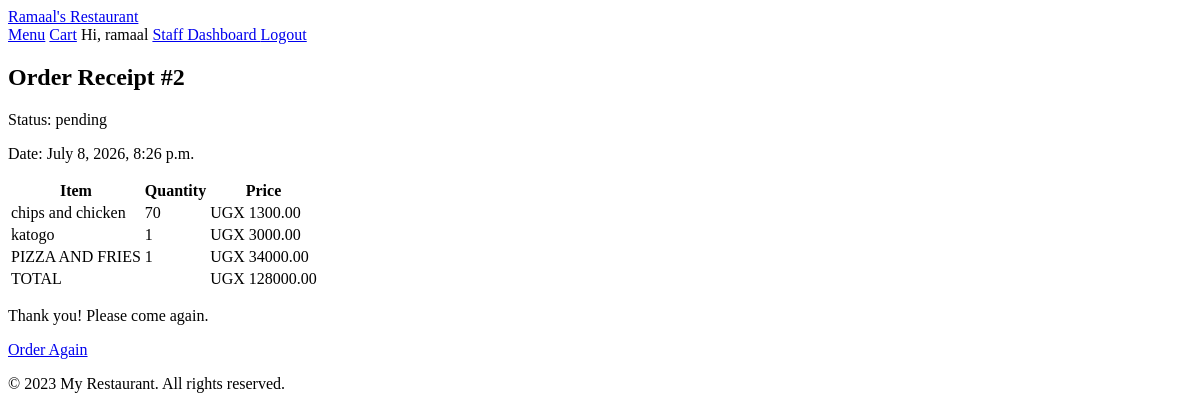
The page /orders/receipt/2/ (signed in) on the database as committed earlier.
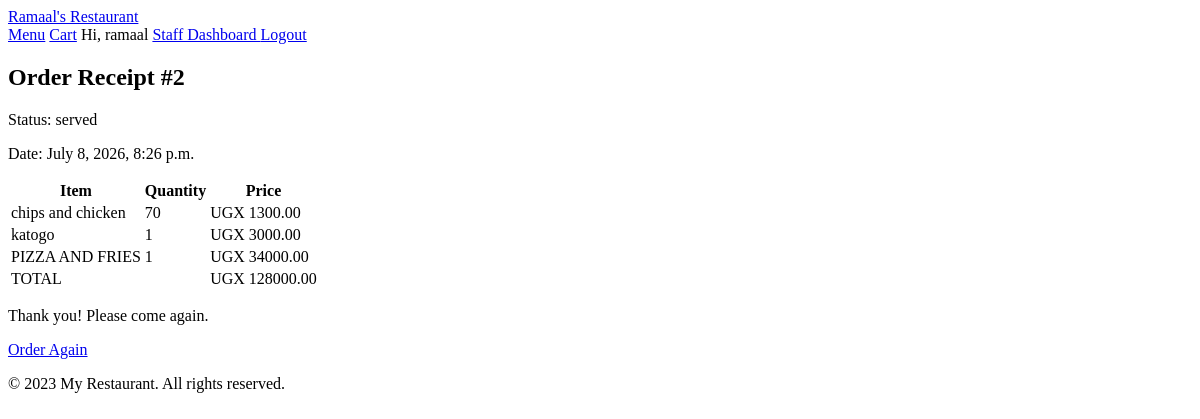
The same page on the database as committed later.
### orders/models.py (models this page shows, shortened)
class Order(models.Model):
    STATUS=[
        ('pending','Pending'),
        ('preparing','Preparing'),
        ('served','Served'),
    ]
    customer = models.ForeignKey(
        settings.AUTH_USER_MODEL,
        null=True,
        blank=True,
        on_delete=models.SET_NULL,
        related_name='orders_placed'
    )
    taken_by = models.ForeignKey(
        settings.AUTH_USER_MODEL,
        null=True,
        blank=True,
        on_delete=models.SET_NULL,
        related_name='orders_handled'
    )
    created_at=models.DateTimeField(auto_now_add=True)
    total_cost=models.DecimalField(max_digits=10,decimal_places=2,default=0)
    status=models.CharField(max_length=20,choices=STATUS,default='pending')

### orders/views.py (the view)
# urls.py: path('receipt/<int:order_id>/',views.receipt,name='receipt'),
@login_required
def receipt(request, order_id):
    order = Order.objects.get(id=order_id)
    items = order.items.all()
    drinks = order.drinks.all()
    context = {
        'order': order,
        'items': items,
        'drinks': drinks,
    }
    return render(request, 'orders/receipt.html', context)

### templates/orders/receipt.html
{% extends 'base.html' %}
{% block content %}
<div class="container mt-4">
    <h2>Order Receipt #{{ order.id }}</h2>
    <p>Status: {{ order.status }}</p>
    <p>Date: {{ order.created_at }}</p>
    <table class="table table-bordered">
        <thead class="table-dark">
            <tr>
                <th>Item</th>
                <th>Quantity</th>
                <th>Price</th>
            </tr>
        </thead>
        <tbody>
            {% for item in items %}
            <tr>
                <td>{{ item.menu_item.name }}</td>
                <td>{{ item.quantity }}</td>
                <td>UGX {{ item.price_at_time_of_order }}</td>
            </tr>
            {% endfor %}
        </tbody>
        <tfoot>
            <tr class="table-success fw-bold">
                <td colspan="2">TOTAL</td>
                <td>UGX {{ order.total_cost }}</td>
            </tr>
        </tfoot>
    </table>
    <p class="text-success fw-bold">Thank you! Please come again.</p>
    <a href="{% url 'menu:menu_list' %}" class="btn btn-primary">
        Order Again
    </a>
</div>
{% endblock %}

Rows that differ between the two databases and show on the page:
changed Order id 2: status "pending" → "served"
